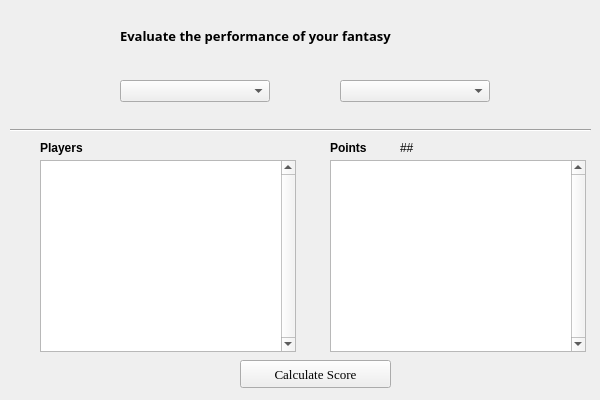
<?xml version="1.0" encoding="UTF-8"?>
<ui version="4.0">
 <class>Form</class>
 <widget class="QWidget" name="Form">
  <property name="geometry">
   <rect>
    <x>0</x>
    <y>0</y>
    <width>600</width>
    <height>400</height>
   </rect>
  </property>
  <property name="windowTitle">
   <string>Form</string>
  </property>
  <widget class="QLabel" name="elabel">
   <property name="geometry">
    <rect>
     <x>120</x>
     <y>20</y>
     <width>401</width>
     <height>31</height>
    </rect>
   </property>
   <property name="font">
    <font>
     <family>Segoe Script</family>
     <pointsize>10</pointsize>
     <weight>75</weight>
     <bold>true</bold>
    </font>
   </property>
   <property name="text">
    <string>Evaluate the performance of your fantasy</string>
   </property>
  </widget>
  <widget class="QComboBox" name="selectteam_cb">
   <property name="geometry">
    <rect>
     <x>120</x>
     <y>80</y>
     <width>150</width>
     <height>22</height>
    </rect>
   </property>
  </widget>
  <widget class="QComboBox" name="selectmatch_cb">
   <property name="geometry">
    <rect>
     <x>340</x>
     <y>80</y>
     <width>150</width>
     <height>22</height>
    </rect>
   </property>
  </widget>
  <widget class="QListWidget" name="players_lw">
   <property name="geometry">
    <rect>
     <x>40</x>
     <y>160</y>
     <width>256</width>
     <height>192</height>
    </rect>
   </property>
   <property name="verticalScrollBarPolicy">
    <enum>Qt::ScrollBarAlwaysOn</enum>
   </property>
  </widget>
  <widget class="QListWidget" name="scores_lw">
   <property name="geometry">
    <rect>
     <x>330</x>
     <y>160</y>
     <width>256</width>
     <height>192</height>
    </rect>
   </property>
   <property name="verticalScrollBarPolicy">
    <enum>Qt::ScrollBarAlwaysOn</enum>
   </property>
  </widget>
  <widget class="Line" name="line">
   <property name="geometry">
    <rect>
     <x>10</x>
     <y>120</y>
     <width>581</width>
     <height>20</height>
    </rect>
   </property>
   <property name="orientation">
    <enum>Qt::Horizontal</enum>
   </property>
  </widget>
  <widget class="QPushButton" name="calcscore_btn">
   <property name="geometry">
    <rect>
     <x>240</x>
     <y>360</y>
     <width>151</width>
     <height>28</height>
    </rect>
   </property>
   <property name="font">
    <font>
     <family>Georgia</family>
     <pointsize>10</pointsize>
    </font>
   </property>
   <property name="text">
    <string>Calculate Score</string>
   </property>
  </widget>
  <widget class="QLabel" name="label_2">
   <property name="geometry">
    <rect>
     <x>40</x>
     <y>140</y>
     <width>61</width>
     <height>16</height>
    </rect>
   </property>
   <property name="font">
    <font>
     <pointsize>9</pointsize>
     <weight>75</weight>
     <bold>true</bold>
    </font>
   </property>
   <property name="text">
    <string>Players</string>
   </property>
  </widget>
  <widget class="QLabel" name="label_3">
   <property name="geometry">
    <rect>
     <x>330</x>
     <y>140</y>
     <width>55</width>
     <height>16</height>
    </rect>
   </property>
   <property name="font">
    <font>
     <pointsize>9</pointsize>
     <weight>75</weight>
     <bold>true</bold>
    </font>
   </property>
   <property name="text">
    <string>Points</string>
   </property>
  </widget>
  <widget class="QLabel" name="totalpoints">
   <property name="geometry">
    <rect>
     <x>400</x>
     <y>140</y>
     <width>55</width>
     <height>16</height>
    </rect>
   </property>
   <property name="text">
    <string>##</string>
   </property>
  </widget>
 </widget>
 <resources/>
 <connections/>
</ui>
